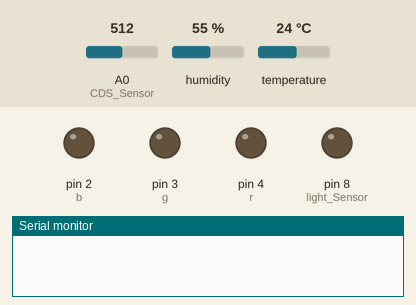
Bench run of a sketch on a simulated Arduino Uno, built with avr-gcc and run on an emulated ATmega328P. On the bench: output pins drawn as LEDs (lit = HIGH), the last lines printed to the serial monitor. Wiring (inferred from the names in the program): DHT22 sensor: data pin 5. Inputs (shaded band) come from the test bench; at power-on: A0 (CDS_Sensor) = 512, humidity 55 %, temperature 24 °C. Pins used as bus, display or sensor lines are not drawn.

Above: at 0.1 s.
At 5.3 s:
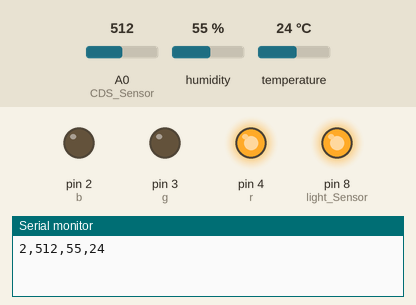
Timing chart, 0 to 6.8 s (numbered marks = the images above):
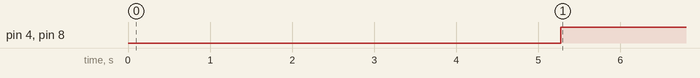

The sketch:

smartfarm2.ino
```cpp
#include  <DHT.h>  //  온습도 센서를 사용하기 위한 라이브러리

#define DHTPIN 5
#define DHTTYPE DHT22
DHT dht(DHTPIN, DHTTYPE);

int CDS_Sensor = A0;
int pad_Sensor = 7;
int light_Sensor = 8;

int pan_Sensor = 10;
float temp_read = 100.0;
int led_read = 1;
int read_pan = 0;
int read_pad = 1;
int r=4;
int g=3;
int b=2;

void setup() {
  Serial.begin(9600);
  dht.begin();
  pinMode(pan_Sensor, OUTPUT);
  pinMode(pad_Sensor, OUTPUT);
  pinMode(light_Sensor, OUTPUT);
  pinMode(r, OUTPUT);
  pinMode(g, OUTPUT);
  pinMode(b, OUTPUT);
}

void loop() {
  int h_Sensor = dht.readHumidity();     // 습도
  int t_Sensor = dht.readTemperature();  // 온도
  int CDS_Value = analogRead(CDS_Sensor); // 조도
  delay(5000);
  Serial.println("2,"+String(CDS_Value)+","+String(h_Sensor)+","+String(t_Sensor));
  if(Serial.available()>0){
    String type = Serial.readStringUntil('\n');
    if(type.charAt(0) == '<' and type.charAt(type.length()-2) == '>'){
      int first = type.indexOf("<");
      int second = type.indexOf(",",first+1);
      int third = type.indexOf(">",second);
      String tmp = type.substring(first+1,second);
      temp_read = tmp.toFloat();
      String led = type.substring(second+1,third);
      led_read = led.toInt();
    }
  }
  analogWrite(r, 255);
  analogWrite(g, 0);
  analogWrite(b, 0);
  if(temp_read != 100 and t_Sensor > temp_read){
    digitalWrite(pad_Sensor, HIGH);
  }else{
    digitalWrite(pad_Sensor, LOW);
  }
  if(temp_read != 100 and t_Sensor < temp_read){
    digitalWrite(pad_Sensor, HIGH);
  }else{
    digitalWrite(pad_Sensor, LOW);
  }
  if(read_pan == 1){
    digitalWrite(pan_Sensor, HIGH);
  }else{
    digitalWrite(pan_Sensor, LOW);
  }
  if(read_pad == 1){
    digitalWrite(pad_Sensor, HIGH);
  }else{
    digitalWrite(pad_Sensor, LOW);
  }
  if(led_read == 1){
    digitalWrite(light_Sensor, HIGH);
  }else if(led_read ==0){
    digitalWrite(light_Sensor, LOW);
  }
}
```

Measured:
- by itself, pin 4 (r), pin 8 (light_Sensor): LOW → HIGH at 5.3 s
